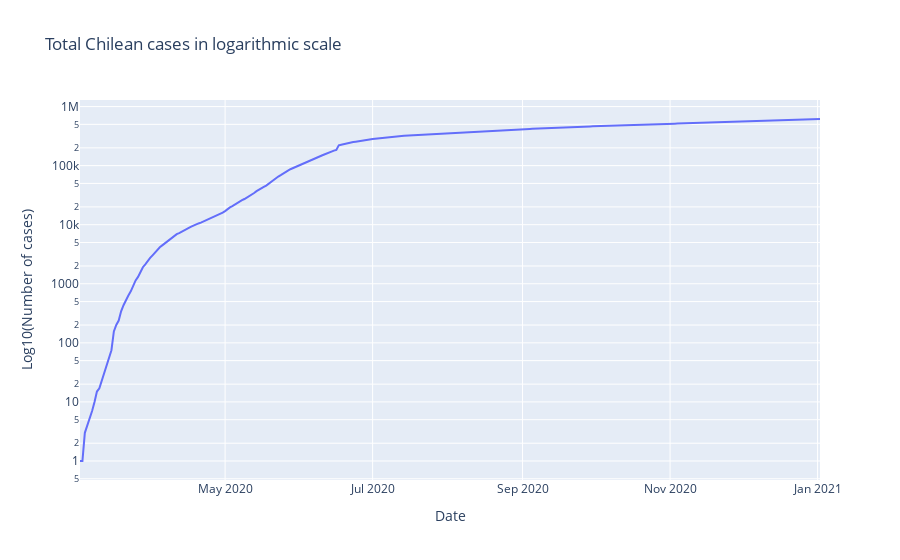

Notebook code for this chart:
### Code cell
# Total cases in logarithmic scales

px.line(df['Casos totales'],
        y= 'Casos totales',
        title= "Total Chilean cases in logarithmic scale",
        labels= dict({'Casos totales':'Log10(Number of cases)',
                     'Fecha':'Date'}),
        log_y = True
        )

### Figure 1 — Plotly figure (JSON) as saved in the notebook; plotly's stock layout.template omitted (floating-point values rounded to 4 significant figures; data arrays with more than 128 entries replaced by an {"elided": "..."} marker saying what was removed)
{"data": [{"hovertemplate": "Date=%{x}<br>Log10(Number of cases)=%{y}<extra></extra>", "legendgroup": "", "line": {"color": "#636efa", "dash": "solid"}, "mode": "lines", "name": "", "orientation": "v", "showlegend": false, "type": "scatter", "x": {"elided": "307 str values"}, "xaxis": "x", "y": {"elided": "307 int values"}, "yaxis": "y"}], "layout": {"legend": {"tracegroupgap": 0}, "title": {"text": "Total Chilean cases in logarithmic scale"}, "xaxis": {"anchor": "y", "domain": [0, 1], "title": {"text": "Date"}}, "yaxis": {"anchor": "x", "domain": [0, 1], "title": {"text": "Log10(Number of cases)"}, "type": "log"}}}
